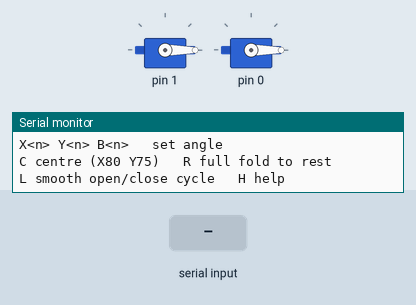
This sketch was run on a simulated Arduino Uno, built for the host (arithmetic inside an expression is 32-bit, double 64-bit). Parts: 2 × servo, the last lines printed to the serial monitor. Inputs (shaded band) come from the test bench.

Above: at 1.2 s.
1.3 s: "L90\n" received over Serial
At 2.35 s:
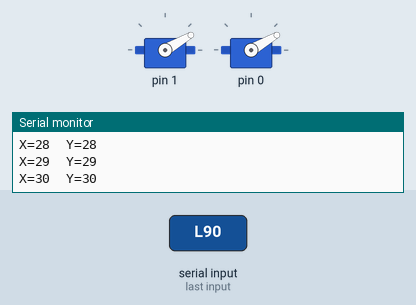
4.3 s: "R\n" received over Serial
6.6 s: "L,45\n" received over Serial
At 7.05 s:
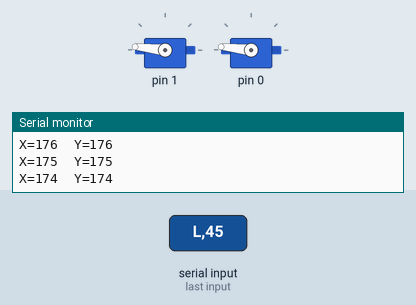
9.6 s: "X90\n" received over Serial
At 10.0 s:
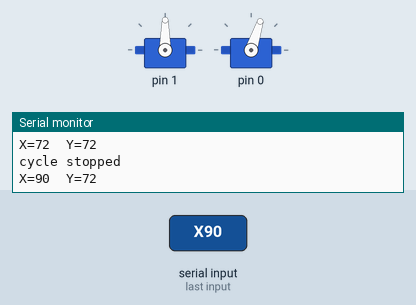
11.1 s: "X,45\n" received over Serial
At 12.3 s:
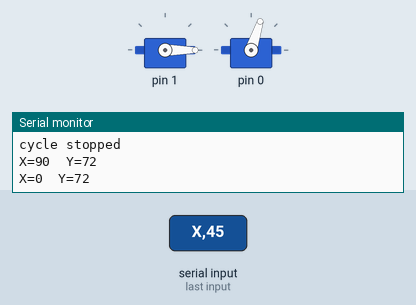
12.6 s: "Y90\n" received over Serial
At 13.4 s:
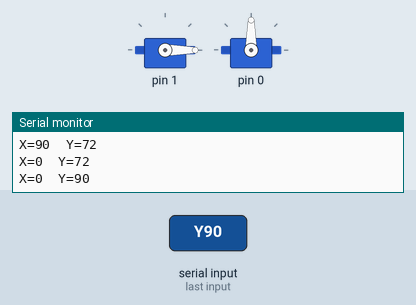
Timing chart, 0 to 15.1 s (numbered marks = the images above; inputs shaded):
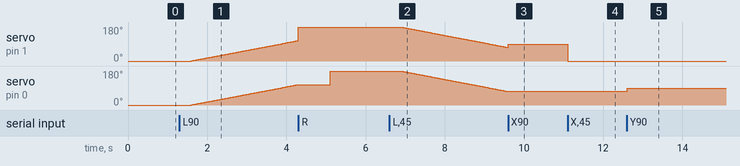

The sketch:

servo_center.ino
```cpp
/*
  HISTORICAL TEST SKETCH - OLD GEOMETRY (centre X80 Y75, rest at 180).
  Do not flash on the current turret; use firmware/turret_main instead.
  Current build: centre X100 Y80, limits X50..150 Y40..140, no rest.

  Servo centering / smooth open-close tool.
  Measured 2026-11-18.

  X (pan / laser) -> PA1 : 180 = right, 0 = left,  centre 80
  Y (tilt)        -> PA0 : 180 = down,  0 = up,    centre 75

  Serial commands (115200 baud):
    X<n> / Y<n> / B<n>  set angle directly
    C                   centre (X80, Y75)
    R                   full fold to rest (X180 then Y180)
    L                   toggle SMOOTH full sweep 0<->180 (both)
    H                   help

  Smooth cycle constants — tune these to taste:
*/
#include <Servo.h>

Servo servoX;   // PA1
Servo servoY;   // PA0

// ---- cycle settings (edit these) ----
const int OPEN_X   = 0;     // full open: X left, Y up
const int OPEN_Y   = 0;
const int CLOSE_X  = 180;   // full close: X right, Y down/flat
const int CLOSE_Y  = 180;
const int STEP_MS  = 25;    // ms per 1 degree (higher = slower/smoother)
const unsigned long HOLD_MS = 300;   // brief pause at each end
// --------------------------------------

int posX = OPEN_X;
int posY = OPEN_Y;
int targetX = OPEN_X;
int targetY = OPEN_Y;

bool smoothCycle = false;
unsigned long lastStep = 0;
unsigned long lastHold = 0;

void show() {
  Serial.print("X=");
  Serial.print(posX);
  Serial.print("  Y=");
  Serial.println(posY);
}

void help() {
  Serial.println("--- servo control ---");
  Serial.println("X<n> Y<n> B<n>   set angle");
  Serial.println("C centre (X80 Y75)   R full fold to rest");
  Serial.println("L smooth open/close cycle   H help");
}

void setX(int a) {
  posX = constrain(a, 0, 180);
  targetX = posX;
  servoX.write(posX);
  show();
}

void setY(int a) {
  posY = constrain(a, 0, 180);
  targetY = posY;
  servoY.write(posY);
  show();
}

void stopCycle() {
  if (smoothCycle) {
    smoothCycle = false;
    Serial.println("cycle stopped");
  }
}

// Move each servo one degree toward its target. Returns true if anything moved.
bool stepToward() {
  bool moved = false;
  if (posX < targetX) { servoX.write(++posX); moved = true; }
  else if (posX > targetX) { servoX.write(--posX); moved = true; }

  if (posY < targetY) { servoY.write(++posY); moved = true; }
  else if (posY > targetY) { servoY.write(--posY); moved = true; }

  if (moved) show();
  return moved;
}

void setup() {
  Serial.begin(115200);
  servoX.attach(PA1);
  servoY.attach(PA0);
  servoX.write(posX);
  servoY.write(posY);
  show();
  help();
}

void loop() {
  if (Serial.available()) {
    String cmd = Serial.readStringUntil('\n');
    cmd.trim();
    cmd.toUpperCase();
    char c = cmd.charAt(0);
    int v = cmd.substring(1).toInt();

    if (c == 'L') {
      smoothCycle = !smoothCycle;
      targetX = posX;
      targetY = posY;
      lastStep = millis();
      lastHold = millis();
      Serial.println(smoothCycle ? "smooth cycle START" : "cycle stopped");
    } else if (c == 'X') {
      stopCycle(); setX(v);
    } else if (c == 'Y') {
      stopCycle(); setY(v);
    } else if (c == 'B') {
      stopCycle(); setX(v); setY(v);
    } else if (c == 'C') {
      stopCycle(); setX(OPEN_X); setY(OPEN_Y);
    } else if (c == 'R') {
      stopCycle(); setX(180); delay(800); setY(180);
    } else if (c == 'H' || c == '?') {
      help();
    }
  }

  if (smoothCycle) {
    unsigned long now = millis();

    if (now - lastStep >= (unsigned long)STEP_MS) {
      stepToward();
      lastStep = now;
    }

    if (posX == targetX && posY == targetY) {
      // arrived - wait, then reverse direction
      if (now - lastHold >= HOLD_MS) {
        if (targetX == OPEN_X && targetY == OPEN_Y) {
          targetX = CLOSE_X;
          targetY = CLOSE_Y;
        } else {
          targetX = OPEN_X;
          targetY = OPEN_Y;
        }
        lastHold = now;
      }
    } else {
      lastHold = now;   // keep resetting while moving
    }
  }
}
```

Measured:
- after the input at 1.3 s, servo on pin 1, servo on pin 0: moves from 0° to 108° over 2.7 s, starting after 0.30 s
- after the input at 6.6 s, servo on pin 1, servo on pin 0: moves from 180° to 72° over 2.7 s, starting after 0.30 s
- after the input at 9.6 s, servo on pin 0: stays 72° (without the input it goes to 71° after 0.01 s)
- after the input at 11.1 s, servo on pin 1: 90° → 0° at once
- after the input at 12.6 s, servo on pin 0: 72° → 90° at once
